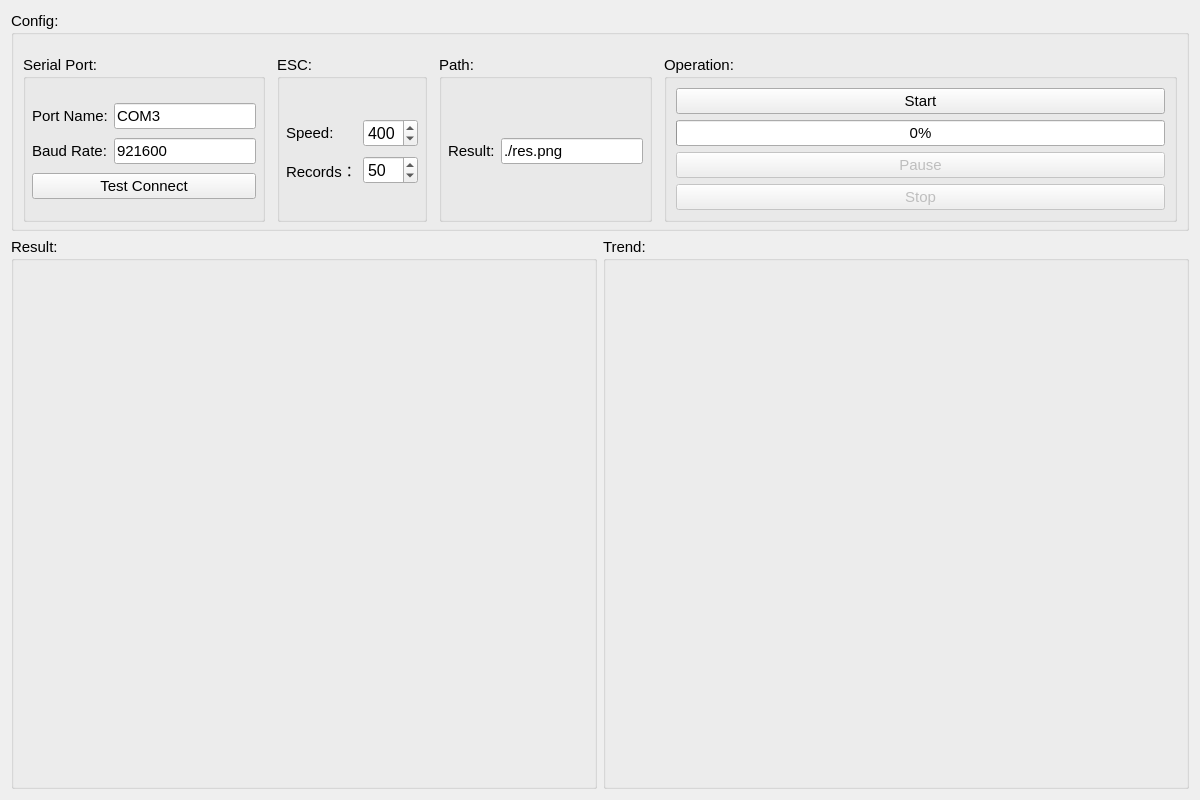
<?xml version="1.0" encoding="UTF-8"?>
<ui version="4.0">
 <class>Form</class>
 <widget class="QWidget" name="Form">
  <property name="geometry">
   <rect>
    <x>0</x>
    <y>0</y>
    <width>1200</width>
    <height>800</height>
   </rect>
  </property>
  <property name="minimumSize">
   <size>
    <width>1200</width>
    <height>800</height>
   </size>
  </property>
  <property name="maximumSize">
   <size>
    <width>16777215</width>
    <height>16777215</height>
   </size>
  </property>
  <property name="windowTitle">
   <string>ESC - Real Time</string>
  </property>
  <layout class="QVBoxLayout" name="verticalLayout_3" stretch="0,1">
   <item>
    <layout class="QVBoxLayout" name="verticalLayout">
     <item>
      <widget class="QGroupBox" name="groupBox_2">
       <property name="font">
        <font>
         <pointsize>11</pointsize>
        </font>
       </property>
       <property name="title">
        <string>Config:</string>
       </property>
       <layout class="QHBoxLayout" name="horizontalLayout" stretch="0,0,0,1">
        <property name="spacing">
         <number>12</number>
        </property>
        <property name="topMargin">
         <number>20</number>
        </property>
        <property name="bottomMargin">
         <number>6</number>
        </property>
        <item>
         <widget class="QGroupBox" name="groupBox_8">
          <property name="font">
           <font>
            <pointsize>11</pointsize>
           </font>
          </property>
          <property name="title">
           <string>Serial Port:</string>
          </property>
          <layout class="QVBoxLayout" name="verticalLayout_7">
           <property name="spacing">
            <number>6</number>
           </property>
           <property name="leftMargin">
            <number>6</number>
           </property>
           <property name="topMargin">
            <number>11</number>
           </property>
           <property name="rightMargin">
            <number>6</number>
           </property>
           <property name="bottomMargin">
            <number>6</number>
           </property>
           <item>
            <layout class="QGridLayout" name="gridLayout_8">
             <property name="verticalSpacing">
              <number>9</number>
             </property>
             <item row="0" column="0">
              <widget class="QLabel" name="label_2">
               <property name="text">
                <string>Port Name:</string>
               </property>
              </widget>
             </item>
             <item row="1" column="1">
              <widget class="QLineEdit" name="br_txt">
               <property name="font">
                <font>
                 <pointsize>11</pointsize>
                </font>
               </property>
               <property name="text">
                <string>921600</string>
               </property>
              </widget>
             </item>
             <item row="1" column="0">
              <widget class="QLabel" name="label_3">
               <property name="text">
                <string>Baud Rate:</string>
               </property>
              </widget>
             </item>
             <item row="0" column="1">
              <widget class="QLineEdit" name="pn_txt">
               <property name="font">
                <font>
                 <pointsize>11</pointsize>
                </font>
               </property>
               <property name="text">
                <string>COM3</string>
               </property>
              </widget>
             </item>
             <item row="2" column="0" colspan="2">
              <widget class="QPushButton" name="test_btn">
               <property name="sizePolicy">
                <sizepolicy hsizetype="Expanding" vsizetype="Fixed">
                 <horstretch>0</horstretch>
                 <verstretch>0</verstretch>
                </sizepolicy>
               </property>
               <property name="font">
                <font>
                 <pointsize>11</pointsize>
                </font>
               </property>
               <property name="focusPolicy">
                <enum>Qt::StrongFocus</enum>
               </property>
               <property name="toolTip">
                <string>Click to select EDF file.</string>
               </property>
               <property name="text">
                <string>Test Connect</string>
               </property>
              </widget>
             </item>
            </layout>
           </item>
          </layout>
         </widget>
        </item>
        <item>
         <widget class="QGroupBox" name="groupBox_9">
          <property name="font">
           <font>
            <pointsize>11</pointsize>
           </font>
          </property>
          <property name="title">
           <string>ESC:</string>
          </property>
          <layout class="QVBoxLayout" name="verticalLayout_10">
           <property name="spacing">
            <number>6</number>
           </property>
           <property name="leftMargin">
            <number>6</number>
           </property>
           <property name="topMargin">
            <number>11</number>
           </property>
           <property name="rightMargin">
            <number>6</number>
           </property>
           <property name="bottomMargin">
            <number>6</number>
           </property>
           <item>
            <layout class="QGridLayout" name="gridLayout_9">
             <property name="verticalSpacing">
              <number>9</number>
             </property>
             <item row="0" column="0">
              <widget class="QLabel" name="speed_lbl">
               <property name="font">
                <font>
                 <pointsize>11</pointsize>
                </font>
               </property>
               <property name="text">
                <string>Speed:</string>
               </property>
              </widget>
             </item>
             <item row="1" column="0">
              <widget class="QLabel" name="label_9">
               <property name="font">
                <font>
                 <pointsize>11</pointsize>
                </font>
               </property>
               <property name="text">
                <string>Records：</string>
               </property>
              </widget>
             </item>
             <item row="0" column="1">
              <widget class="QSpinBox" name="speed_sb">
               <property name="font">
                <font>
                 <pointsize>12</pointsize>
                </font>
               </property>
               <property name="minimum">
                <number>200</number>
               </property>
               <property name="maximum">
                <number>600</number>
               </property>
               <property name="value">
                <number>400</number>
               </property>
              </widget>
             </item>
             <item row="1" column="1">
              <widget class="QSpinBox" name="record_sb">
               <property name="font">
                <font>
                 <pointsize>12</pointsize>
                </font>
               </property>
               <property name="minimum">
                <number>10</number>
               </property>
               <property name="maximum">
                <number>100</number>
               </property>
               <property name="value">
                <number>50</number>
               </property>
              </widget>
             </item>
            </layout>
           </item>
          </layout>
         </widget>
        </item>
        <item>
         <widget class="QGroupBox" name="groupBox_10">
          <property name="font">
           <font>
            <pointsize>11</pointsize>
           </font>
          </property>
          <property name="title">
           <string>Path:</string>
          </property>
          <layout class="QVBoxLayout" name="verticalLayout_12">
           <property name="spacing">
            <number>6</number>
           </property>
           <property name="leftMargin">
            <number>6</number>
           </property>
           <property name="topMargin">
            <number>11</number>
           </property>
           <property name="rightMargin">
            <number>6</number>
           </property>
           <property name="bottomMargin">
            <number>6</number>
           </property>
           <item>
            <layout class="QGridLayout" name="path_layout">
             <property name="verticalSpacing">
              <number>9</number>
             </property>
             <item row="0" column="0">
              <widget class="QLabel" name="label_8">
               <property name="font">
                <font>
                 <pointsize>11</pointsize>
                </font>
               </property>
               <property name="text">
                <string>Result:</string>
               </property>
              </widget>
             </item>
             <item row="0" column="1">
              <widget class="QLineEdit" name="res_txt">
               <property name="font">
                <font>
                 <pointsize>11</pointsize>
                </font>
               </property>
               <property name="text">
                <string>./res.png</string>
               </property>
              </widget>
             </item>
            </layout>
           </item>
          </layout>
         </widget>
        </item>
        <item>
         <widget class="QGroupBox" name="groupBox_4">
          <property name="font">
           <font>
            <pointsize>11</pointsize>
           </font>
          </property>
          <property name="title">
           <string>Operation:</string>
          </property>
          <layout class="QVBoxLayout" name="verticalLayout_2">
           <item>
            <widget class="QPushButton" name="start_btn">
             <property name="font">
              <font>
               <pointsize>11</pointsize>
              </font>
             </property>
             <property name="text">
              <string>Start</string>
             </property>
            </widget>
           </item>
           <item>
            <widget class="QProgressBar" name="pb">
             <property name="maximum">
              <number>3999</number>
             </property>
             <property name="value">
              <number>0</number>
             </property>
            </widget>
           </item>
           <item>
            <widget class="QPushButton" name="pause_btn">
             <property name="enabled">
              <bool>false</bool>
             </property>
             <property name="font">
              <font>
               <pointsize>11</pointsize>
              </font>
             </property>
             <property name="text">
              <string>Pause</string>
             </property>
            </widget>
           </item>
           <item>
            <widget class="QPushButton" name="stop_btn">
             <property name="enabled">
              <bool>false</bool>
             </property>
             <property name="font">
              <font>
               <pointsize>11</pointsize>
              </font>
             </property>
             <property name="text">
              <string>Stop</string>
             </property>
            </widget>
           </item>
          </layout>
         </widget>
        </item>
       </layout>
      </widget>
     </item>
    </layout>
   </item>
   <item>
    <layout class="QGridLayout" name="gridLayout">
     <item row="0" column="0">
      <widget class="QGroupBox" name="groupBox_11">
       <property name="font">
        <font>
         <pointsize>11</pointsize>
        </font>
       </property>
       <property name="title">
        <string>Result:</string>
       </property>
       <layout class="QVBoxLayout" name="verticalLayout_8">
        <property name="spacing">
         <number>6</number>
        </property>
        <property name="leftMargin">
         <number>6</number>
        </property>
        <property name="topMargin">
         <number>11</number>
        </property>
        <property name="rightMargin">
         <number>6</number>
        </property>
        <property name="bottomMargin">
         <number>6</number>
        </property>
        <item>
         <layout class="QGridLayout" name="gridLayout_2">
          <item row="0" column="0">
           <widget class="QLabel" name="res_lbl">
            <property name="sizePolicy">
             <sizepolicy hsizetype="Ignored" vsizetype="Ignored">
              <horstretch>0</horstretch>
              <verstretch>0</verstretch>
             </sizepolicy>
            </property>
            <property name="text">
             <string/>
            </property>
            <property name="scaledContents">
             <bool>true</bool>
            </property>
           </widget>
          </item>
         </layout>
        </item>
       </layout>
      </widget>
     </item>
     <item row="0" column="1">
      <widget class="QGroupBox" name="groupBox_12">
       <property name="font">
        <font>
         <pointsize>11</pointsize>
        </font>
       </property>
       <property name="title">
        <string>Trend:</string>
       </property>
       <layout class="QVBoxLayout" name="verticalLayout_9">
        <property name="spacing">
         <number>6</number>
        </property>
        <property name="leftMargin">
         <number>6</number>
        </property>
        <property name="topMargin">
         <number>11</number>
        </property>
        <property name="rightMargin">
         <number>6</number>
        </property>
        <property name="bottomMargin">
         <number>6</number>
        </property>
        <item>
         <layout class="QGridLayout" name="grid_layout"/>
        </item>
       </layout>
      </widget>
     </item>
    </layout>
   </item>
  </layout>
 </widget>
 <tabstops>
  <tabstop>pn_txt</tabstop>
  <tabstop>br_txt</tabstop>
  <tabstop>test_btn</tabstop>
  <tabstop>start_btn</tabstop>
 </tabstops>
 <resources/>
 <connections/>
</ui>
